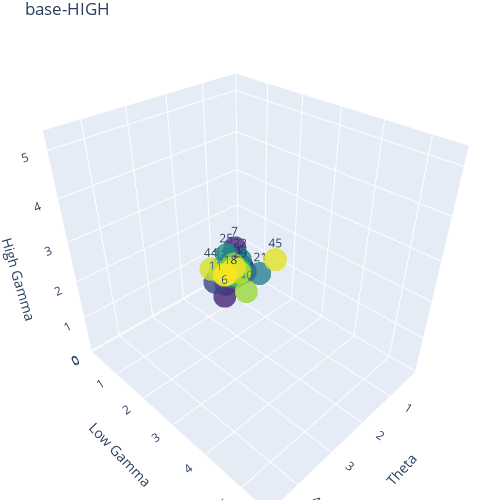

Write notebook code for a chart like this one.
### Code cell
animated_3D_scatter_plot(vector_BH,'base-HIGH')
